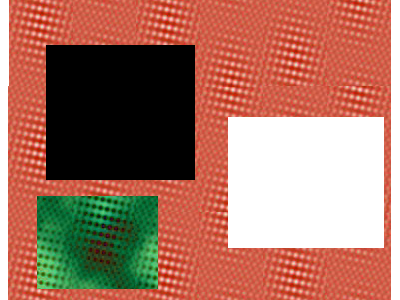
#> input picture pic4.png, 400 x 300 px
$ python bitwise_operations.py
#> lines starting #> are read from the running program, lines starting #| are printed output that depends on the picture
import numpy as np
import cv2


img1 = np.zeros((250,300,3),np.uint8)
img1 = cv2.rectangle(img1,(200,0),(300,100),(255,255,255),-1)
img2 = cv2.imread('pic4.png')
#> img2 is the input picture: shape (300, 400, 3); mean B, G, R 98.6, 115.2, 167.1

img1 = cv2.resize(img1,(512,512))
img2 = cv2.resize(img2,(512,512))
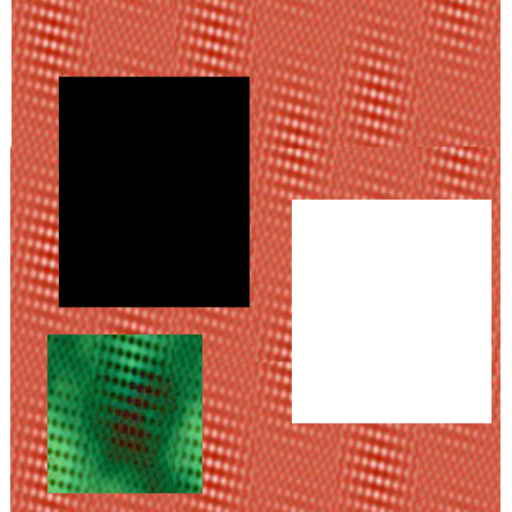
#> img2: shape (512, 512, 3); mean B, G, R 98.5, 115.2, 167


#bitAnd = cv2.bitwise_and(img2,img1)
#bitOr = cv2.bitwise_or(img2,img1)
#bitxOr = cv2.bitwise_xor(img2,img1)
bitxNot1 = cv2.bitwise_not(img1)
bitxNot2 = cv2.bitwise_not(img2)
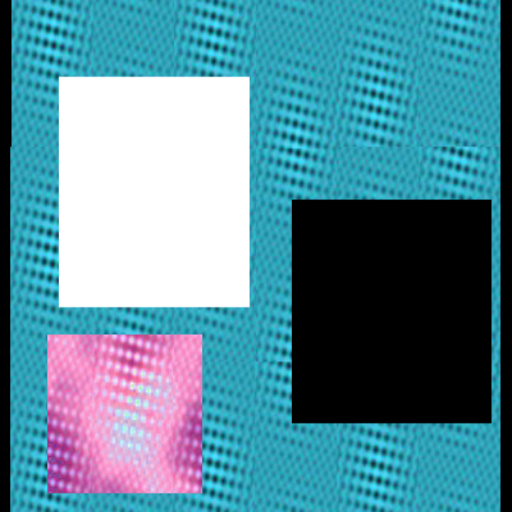
#> bitxNot2: shape (512, 512, 3); mean B, G, R 156.5, 139.8, 88

cv2.imshow('img1',img1)
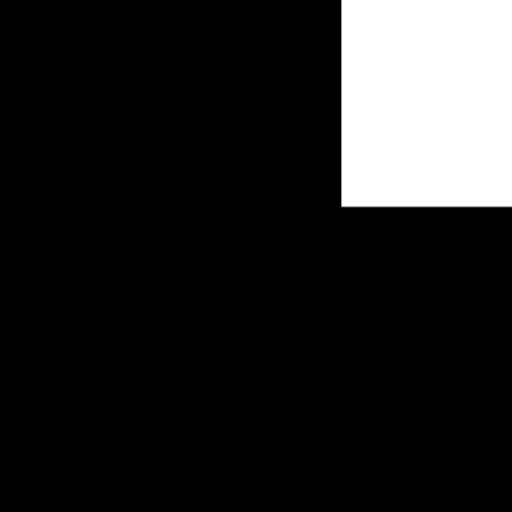
#> window 'img1': shape (512, 512, 3); min 0, max 255, mean 34.3
cv2.imshow('img2',img2)
#cv2.imshow('bitAnd',bitAnd)
#cv2.imshow('bitOr',bitOr)
#cv2.imshow('bitxor',bitxOr)
cv2.imshow('bitNot1',bitxNot1)
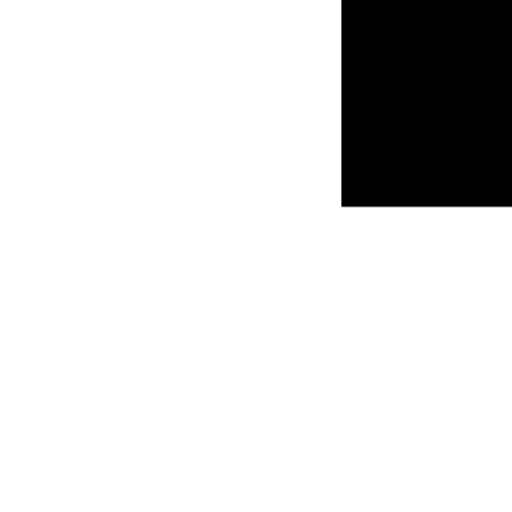
#> window 'bitNot1': shape (512, 512, 3); min 0, max 255, mean 220.7
cv2.imshow('bitNot2',bitxNot2)

cv2.waitKey(0)
cv2.destroyAllWindows()

$ run again, with gr.png copied over pic4.png
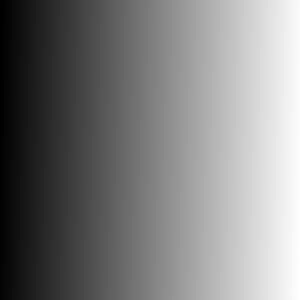
#> input picture gr.png, 300 x 300 px
#> img2 is the input picture: shape (300, 300, 3); mean B, G, R 126.5, 126.5, 126.5
#> img2: shape (512, 512, 3)
#> `bitxNot2 = cv2.bitwise_not(img2)`:
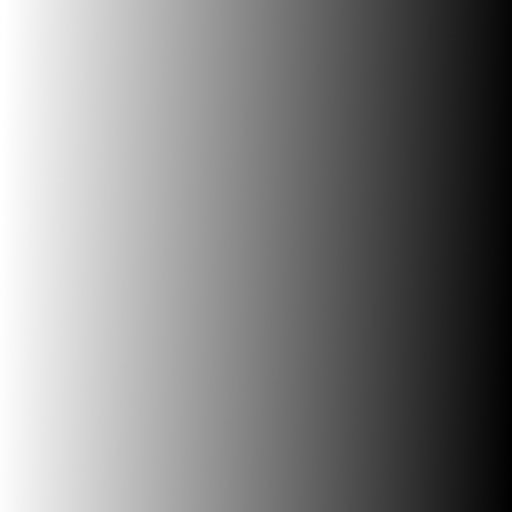
#> bitxNot2: shape (512, 512, 3); mean B, G, R 128.6, 128.6, 128.6
